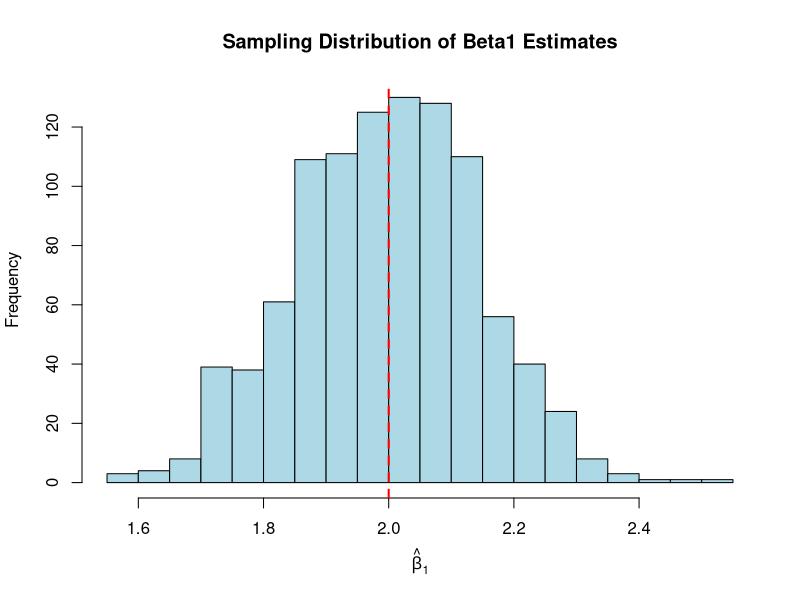

The R source for this figure:
#Visualizing Unbiasness
set.seed(123)

# Parameters
beta0 <- 1 #true values
beta1 <- 2 #true values
n <- 50       # sample size
R <- 1000     # number of replications

# Storage for slope estimates
b1_hat <- numeric(R)

for (r in 1:R) {
  x <- rnorm(n, mean = 0, sd = 1)
  u <- rnorm(n, mean = 0, sd = 1)
  y <- beta0 + beta1 * x + u
  fit <- lm(y ~ x)
  b1_hat[r] <- coef(fit)[2]
}

# Mean of estimates
mean(b1_hat)

hist(b1_hat, breaks = 30, col = "lightblue", main = "Sampling Distribution of Beta1 Estimates",
     xlab = expression(hat(beta)[1]))
abline(v = beta1, col = "red", lwd = 2, lty = 2)